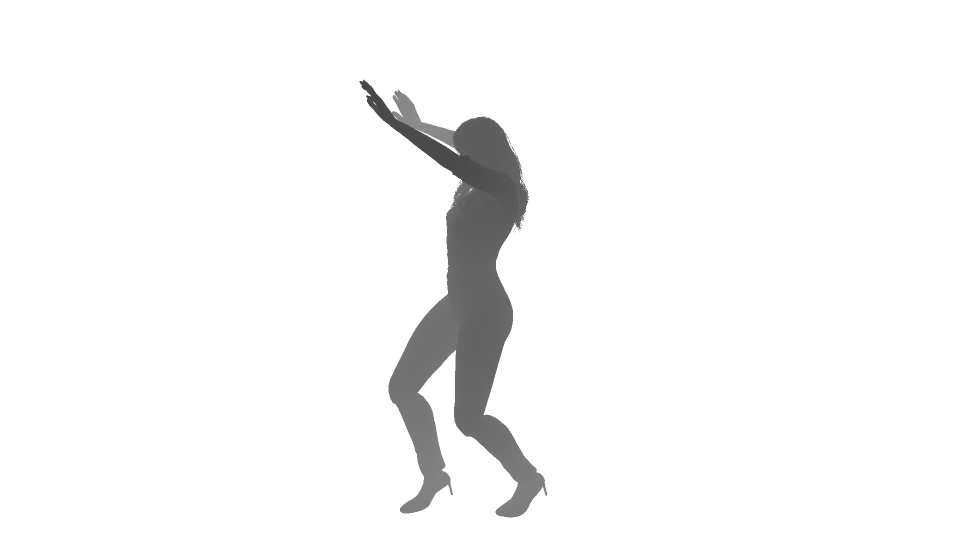
#> input picture data_generation/renders_scaled/Camera_1/depth_png/depth_norm_0001.png, 1920 x 1080 px (shown at 1/2 size); its folder holds only this picture in this run
$ jupyter execute --allow-errors visualisation.ipynb
#> lines starting #> are read from the running program, lines starting #| are printed output that depends on the picture
[cell 1]
import open3d as o3d
import numpy as np
import matplotlib.pyplot as plt
import math
import json
import cv2
import os

import polyscope as ps
ps.init()
#> (this line was passed over: polyscope is not available in this run)

# Ray Tracing for Ground Truth
This section aims to obtain ground thruth data from an animated scene simulated in blender
As a demonstration this script only looks at one frame of the sim however the functions and procedures for the full script are the same.

Loading Mesh and Camera Data

[cell 2]
def read_cam_data(path="../blender_camera_data.json"):
#> called with path = '../blender_camera_data.json'
    cams = []
    with open(path) as f:
#> (reads data_generation/data_generation/blender_camera_data.json from the repository)
        cam_data = json.load(f)

    # Blender to O3D Coordinate Conversion Matrix - rotating -90 about x
    rot_mat = np.array([
    [1, 0, 0, 0],
    [0, 0, 1, 0],
    [0, -1, 0, 0],
    [0, 0, 0, 1]], dtype=np.float32)

    # 180 around y - because there was trouble with the cameras facing the wrong way and I'm still not entirely sure why
    rot_y_mat = np.array([
        [-1, 0, 0, 0],
        [0, 1, 0, 0],
        [0, 0, -1, 0],
        [0, 0, 0, 1]
    ], dtype=np.float32)

    for i in range(4):
        cam_info = cam_data[i]

        #Get Matricies
        # Extrinsics
        ex_mat = np.linalg.inv(np.array(cam_info["extrinsic_mat"], dtype=np.float32))

        ex_cam_rot = rot_mat @ ex_mat # converting to o3d
        ex_cam_rot_y = ex_cam_rot @ rot_y_mat
        ex_world_rotated = np.linalg.inv(ex_cam_rot_y) #camera to world matrix - because thats what create_rays_pinhole_needs

        # Intrinsics
        in_mat = np.array(cam_info["intrinsics"]["intrinsic_matrix"], dtype=np.float32)

        cam_tmp = {
            'ex_tensor' : o3d.core.Tensor(ex_world_rotated),
            'in_tensor' : o3d.core.Tensor(in_mat),
            'w' : cam_info["intrinsics"]["width"],
            'h' : cam_info["intrinsics"]["height"]
        }
        cams.append(cam_tmp)
    return cams

def load_mesh(path=os.path.abspath("/home/humense/arhma-capstone/simulation/meshes_temp/frame_0001.ply")): # Temporary path

   mesh = o3d.io.read_triangle_mesh(path)
#    # Blender to O3D Coordinate Conversion Matrix - rotating -90 about x
#    rot_mat = np.array([
#        [1, 0, 0],
#        [0, 0, 1],
#        [0, -1, 0]], dtype=np.float32)

#    mesh_verts = np.asarray(mesh.vertices)
#    mesh_verts = (rot_mat @ mesh_verts.T).T
#    mesh.vertices = o3d.utility.Vector3dVector(mesh_verts)

   return mesh

cams_data = read_cam_data()
o3dmesh = load_mesh()
ps.remove_all_structures()
#> (this line was passed over: polyscope is not available in this run)

Set Up Polyscope Scene

[cell 3]
def polyscope_cam_params(camera_data):
    ex_world = np.linalg.inv(camera_data['ex_tensor'].numpy())
    in_mat = camera_data['in_tensor'].numpy()
    w = camera_data['w']
    h = camera_data['h']

    # Intrinsics
    fy = in_mat[1, 1]
    fov_vertical_rad = 2 * math.atan(h / (2 * fy))
    fov_vertical_deg = math.degrees(fov_vertical_rad)
    aspect_ratio = w / h
    intrinsics = ps.CameraIntrinsics(fov_vertical_deg=fov_vertical_deg, aspect=aspect_ratio)

    # Extrinsics
    cam_pos = ex_world[:3, 3].tolist() # numpy array dosn't work for cam extrinsics in polyscope
    look_dir = (ex_world[:3, 2] / np.linalg.norm(ex_world[:3, 2])).tolist()
    up_dir = (ex_world[:3, 1] / np.linalg.norm(ex_world[:3, 1])).tolist()
    extrinsics = ps.CameraExtrinsics(root=cam_pos, look_dir=look_dir, up_dir=up_dir)

    print(f"cam_pos: {cam_pos}")
    print(f"look_dir: {look_dir}")
    print(f"up_dir: {up_dir}")

    return ps.CameraParameters(intrinsics, extrinsics)

#> (the rest of this cell did not finish here and is left out)

Setting Up Scene for Ray Tracing with Open3D

[cell 4]
def ray_cast(scene, cams):

    ans = []

    for cam in cams:
        rays = o3d.t.geometry.RaycastingScene.create_rays_pinhole(
            intrinsic_matrix=cam['in_tensor'],
            extrinsic_matrix=cam['ex_tensor'],
            width_px=cam["w"],
            height_px=cam["h"]
        )

        cast_ans = scene.cast_rays(rays)
        ans.append(cast_ans)

    return ans

scene = o3d.t.geometry.RaycastingScene()
scene.add_triangles(o3d.t.geometry.TriangleMesh.from_legacy(o3dmesh))
cast_ans = ray_cast(scene, cams_data)
print("ray casting complete!")

#> (the rest of this cell did not finish here and is left out)

Saving the Ground Truth - Do NOT run unless happy with the ray_tracing result

[cell 5]
def build_dict(ans, mesh):
    # should be based off the camera data but since its known its fine for now
    width_px = 1920
    height_px = 1080

    # Get triangle and vertex data from the passed object_mesh (which is already transformed)
    faces = np.asarray(mesh.triangles)
    vertices = np.asarray(mesh.vertices)
    triangle_vertices = vertices[faces]

    primitive_ids = ans['primitive_ids'].numpy().reshape((height_px, width_px))
    primitive_uvs = ans['primitive_uvs'].numpy().reshape((height_px, width_px , 2))

    camera_hit_list = []
    count = 0
    for y in range(height_px):
        for x in range(width_px):
            tri_id = primitive_ids[y,x]

            if tri_id == o3d.t.geometry.RaycastingScene.INVALID_ID:
                count += 1
                continue  # Skip rays that didn't hit anything

            u, v = primitive_uvs[y, x]
            v0, v1, v2 = triangle_vertices[tri_id]
            hit_point = (1 - u - v) * v0 + u * v1 + v * v2

            dv1 = float(np.linalg.norm(hit_point - v0))
            dv2 = float(np.linalg.norm(hit_point - v1))
            dv3 = float(np.linalg.norm(hit_point - v2))

            # add data to list
            camera_hit_list.append({
                "pixel": [x, y],
                "triangle_id": int(tri_id),
                "hit": hit_point.tolist(),
                "dv1": dv1,
                "dv2": dv2,
                "dv3": dv3
            })

    return camera_hit_list

mesh_folder = os.path.abspath("ground_truth_data")
#> (the rest of this cell did not finish here and is left out)

Read and Plot from .json

[cell 6]
def get_point_clouds(cams):
    all_points = []
    all_directions = []

    for i in range(4):
        with open(f'ground_truth_data/Camera_{i+1}/frame_0001.json', 'r') as f:
            camera_hit_list = json.load(f)

        # Extract just the hit points
        hit_points = np.array([entry['hit'] for entry in camera_hit_list if entry['hit'] is not None], dtype=np.float32)

        cam_origin = np.linalg.inv(cams[i]['ex_tensor'].numpy())[:3,3]
        direction = hit_points - cam_origin

        # Convert to Point Cloud
        # pcd = o3d.geometry.PointCloud()
        # pcd.points = o3d.utility.Vector3dVector(hit_points)

        all_points.append(hit_points)
        all_directions.append(direction)
        print("pt cld added")

    return all_points, all_directions

#> (the rest of this cell did not finish here and is left out)

# Depth Renders to Point Cloud
This section aims to convert depth images rendered from the blender simulation into a point cloud with normals.

[cell 7]
def refine_normals(pcd, extrinsic_vec):

    points = np.asarray(pcd.points)
    normals = np.asarray(pcd.normals)
    R = extrinsic_vec[:3, :3]
    t = extrinsic_vec[:3, 3]
    cam_center = -R.T @ t

    negative_count = 0

    print(f'points: {points.shape}')
    print(f'normals: {normals.shape}')
    print(f'camera center {cam_center}')

    # compute dot product of camera center towards the point and the normal vector.
    for i, point in enumerate(points):
        normal_vec = normals[i]
        view_vector = point - cam_center
        view_vector /= np.linalg.norm(view_vector)

        product = view_vector @ normal_vec

        # if the dot product is negative then flip the normal
        if product < 0:
            negative_count += 1
            normals[i] = -normal_vec

    print(negative_count)
    pcd.normals = o3d.utility.Vector3dVector(normals)

    return pcd

def load_normalized_depth(path, min_depth, max_depth):

#> called with min_depth = 3.8, max_depth = 6.8
    depth = cv2.imread(path, cv2.IMREAD_UNCHANGED).astype(np.float32)
#> depth: shape (1080, 1920, 3) float32; min 71, max 255, mean 246.6

    # the way open3d loaded the images has them upside down
    depth = cv2.flip(depth, 0)
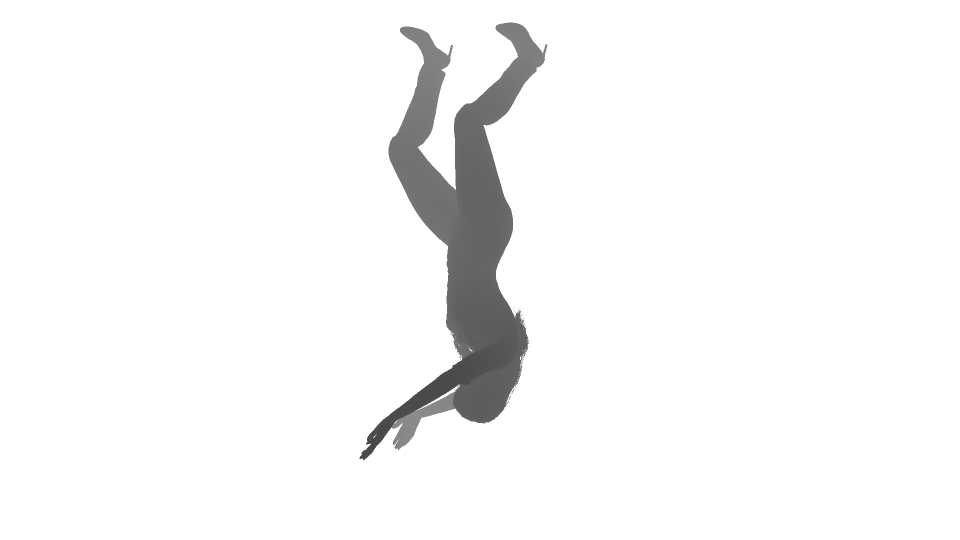
#> depth: shape (1080, 1920, 3) float32 (shown at 1/2 size); min 71, max 255, mean 246.6
    depth = cv2.flip(depth, 1)
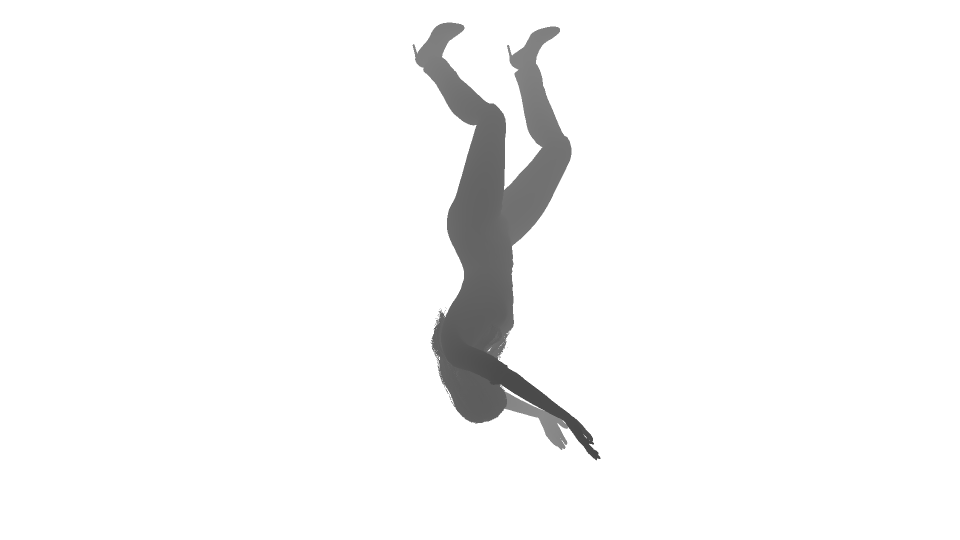
#> depth: shape (1080, 1920, 3) float32 (shown at 1/2 size); min 71, max 255, mean 246.6

    depth = depth[:, :, 0]
#> depth: shape (1080, 1920) float32

    # Normalize [0, 255] -> [0, 1]
    depth_norm = depth / 255.0
    depth = depth_norm * (max_depth - min_depth) + min_depth # Map back to metric depth [min_depth, max_depth]
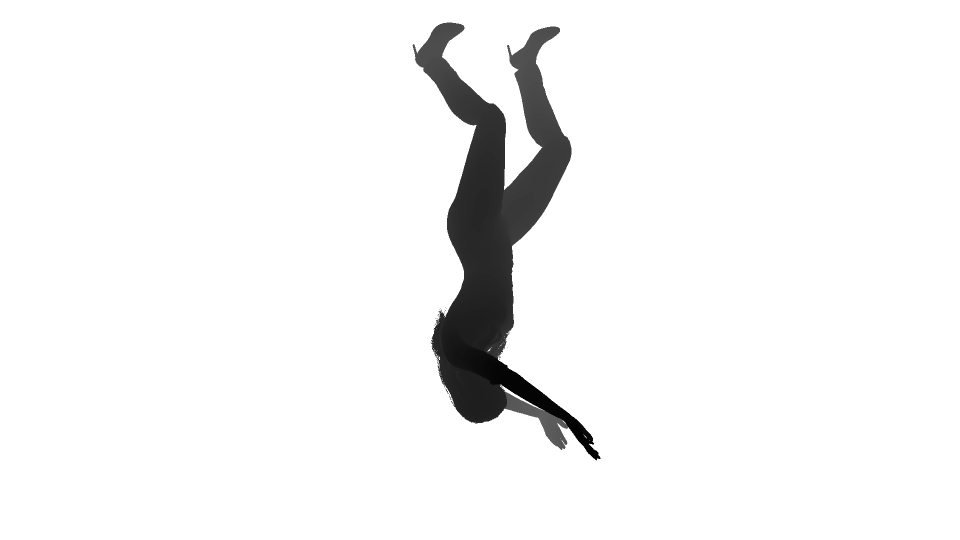
#> depth: shape (1080, 1920) float32 (shown at 1/2 size); min 4.64, max 6.8, mean 6.7; drawn with min black and max white

    #depth[depth == min_depth] = 0.0 # masking out

    return o3d.geometry.Image(depth)

def img_to_pcd(cams, dir='../renders_scaled', min_depth=3.8, max_depth=6.8):

    pcds = []
    for i, cam in enumerate(cams):
        #extrinsics = np.linalg.inv(cam['ex_tensor'].numpy()) # using cam local
        extrinsics = cam['ex_tensor'].numpy() # using global system
        extrinsics = extrinsics.astype(np.float64)

        cam_pos = extrinsics[:3, 3].tolist()
        print(f"cam_{i+1}: {cam_pos}")

        intrinsics = cam['in_tensor'].numpy()
        intrinsics = intrinsics.astype(np.float64)

        cam_intrinsics = o3d.camera.PinholeCameraIntrinsic(
            cam['w'], cam['h'], intrinsics
        )

        depth_img_path = os.path.join(dir, f"Camera_{i+1}/depth_png/depth_norm_0001.png")
        rgb_img_path = os.path.join(dir, f"Camera_{i+1}/rgb/rgb_0001.png")

        depth_img =load_normalized_depth(depth_img_path, min_depth, max_depth) # using opencv
        rgb_img = o3d.io.read_image(rgb_img_path)

        rgbd = o3d.geometry.RGBDImage.create_from_color_and_depth(rgb_img, depth_img, 1.0, max_depth, False)
        pcd = o3d.geometry.PointCloud.create_from_rgbd_image(rgbd, cam_intrinsics, extrinsics)

        pcd.estimate_normals(search_param=o3d.geometry.KDTreeSearchParamHybrid(radius=0.05, max_nn=30))
        pcd.orient_normals_towards_camera_location(extrinsics[:3, 3].tolist()) # orient based on the camera position?

        refine_normals(pcd, extrinsics)

        pcds.append(pcd)
    return pcds

#> (the rest of this cell did not finish here and is left out)
